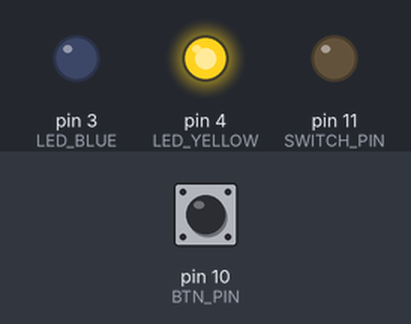
The sketch below on a simulated Arduino Uno, built with avr-gcc and run on an emulated ATmega328P. On the bench: output pins drawn as LEDs (lit = HIGH). Inputs (shaded band) come from the test bench; at power-on: pin 10 (BTN_PIN) HIGH.

Above: at 1.2 s.
1.3 s: pin 10 (BTN_PIN) pulled LOW for 0.15 s
At 2.3 s:
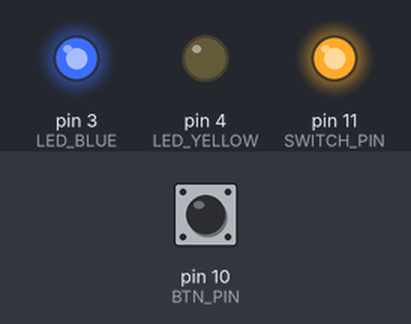
5.9 s: pin 10 (BTN_PIN) pulled LOW for 1 s
At 8.1 s:
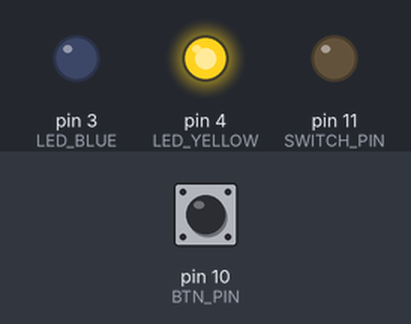
8.4 s: pin 10 (BTN_PIN) pulled LOW for 3.2 s
At 13.0 s:
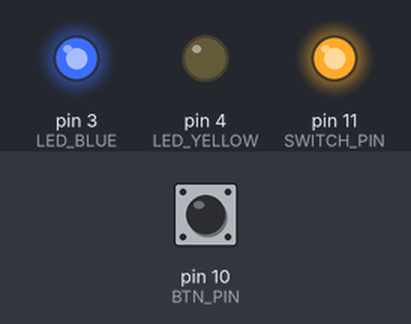
Timing chart, 0 to 14.5 s (numbered marks = the images above; inputs shaded):
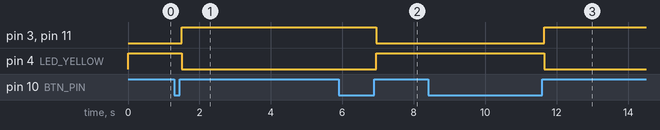

Measured:
- after the input at 1.3 s, pin 3 (LED_BLUE), pin 11 (SWITCH_PIN): LOW → HIGH after 0.20 s; pin 4 (LED_YELLOW): HIGH → LOW after 0.20 s
- after the input at 5.9 s, pin 3 (LED_BLUE), pin 11 (SWITCH_PIN): HIGH → LOW after 1.1 s; pin 4 (LED_YELLOW): LOW → HIGH after 1.1 s
- after the input at 8.4 s, pin 3 (LED_BLUE), pin 11 (SWITCH_PIN): LOW → HIGH after 3.2 s; pin 4 (LED_YELLOW): HIGH → LOW after 3.2 s

The sketch:

midiAnalogSwitch.ino
```cpp
#include <ButtonDebounce.h>
#define BTN_PIN 10
#define LED_BLUE 3
#define LED_YELLOW 4
#define SWITCH_PIN 11
bool analog;
bool midi;
ButtonDebounce button1(BTN_PIN, 50);

void setup() {
  Serial.begin(31250);
  pinMode(LED_BLUE, OUTPUT);
  pinMode(SWITCH_PIN, OUTPUT);
  digitalWrite(SWITCH_PIN, LOW);

  digitalWrite(LED_BLUE, LOW);
  pinMode(LED_YELLOW, OUTPUT);
  digitalWrite(LED_YELLOW, LOW);
  button1.setCallback(button1pressed);
  analog = true;
  midi = false;
}
void loop() {
  if (analog)
  {
    digitalWrite(LED_YELLOW, HIGH);
    digitalWrite(SWITCH_PIN, LOW);
  }
  else
  {
    digitalWrite(LED_YELLOW, LOW);
    digitalWrite(SWITCH_PIN, HIGH);
  }
  if (midi)
  {
    handleMidi();
       digitalWrite(LED_BLUE, HIGH);
  }
  else
  {
    digitalWrite(LED_BLUE, LOW);
  }

  button1.update();
}
void button1pressed(int state)
{
  if (!state)
  {
    return;
  }
  analog=!analog;
  midi=!midi;
}
void handleMidi(){
  if (Serial.available()) {
    uint8_t newByte = Serial.read();
    Serial.write(newByte);

  }

}
```
